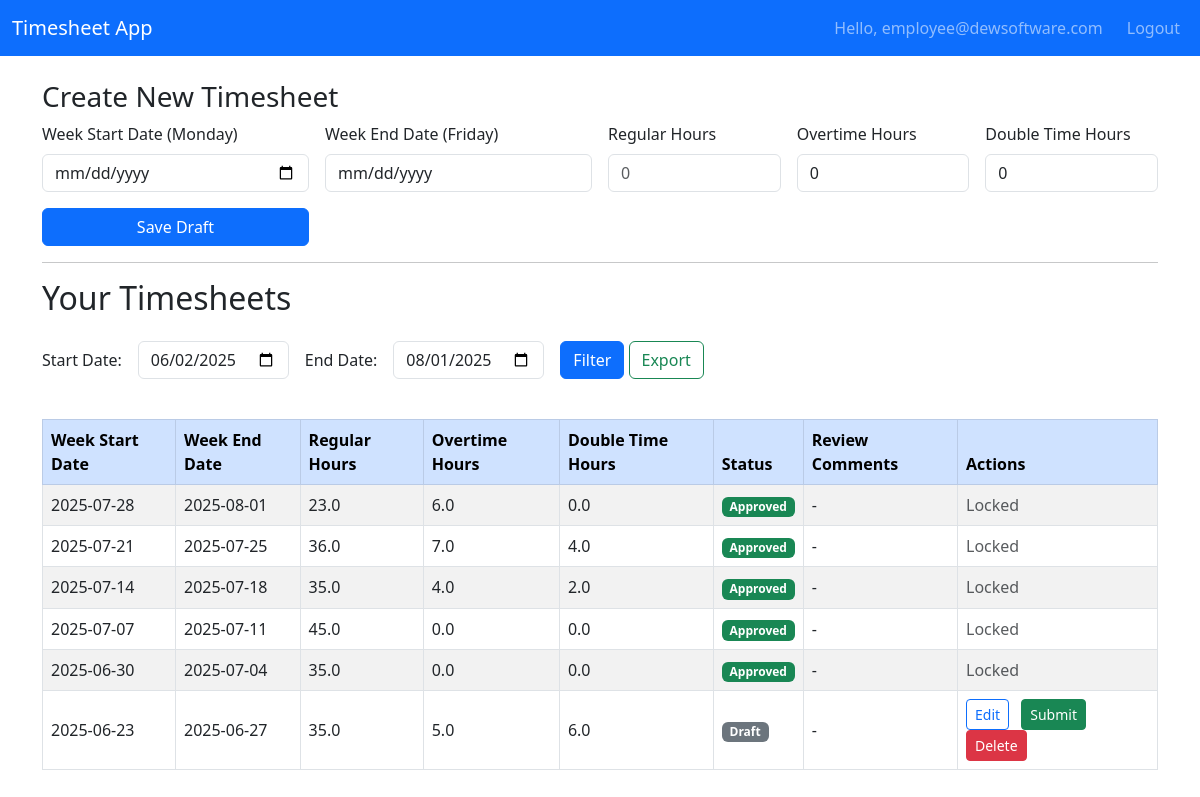
Screenshot of / (signed in) with the database file from the repository.
### app.py (models this page shows)
class Timesheet(db.Model):
    __tablename__ = 'timesheet'  # explicitly set table name to lowercase
    id = db.Column(db.Integer, primary_key=True)
    user_id = db.Column(db.Integer, db.ForeignKey('user.id'), nullable=False)  # must match 'user' table name
    week_start = db.Column(db.String(10), nullable=False)
    week_end = db.Column(db.String(10), nullable=False)
    regular_hours = db.Column(db.Float, nullable=False)
    overtime_hours = db.Column(db.Float, nullable=False)
    doubletime_hours = db.Column(db.Float, nullable=False)
    status = db.Column(db.String(20), default='draft')
    submitted_by = db.Column(db.String(120), nullable=False)
    rejection_comments = db.Column(db.Text, nullable=True)
    user = db.relationship('User', backref=db.backref('timesheets', lazy=True))

### app.py (the view)
@app.route('/', methods=['GET'])
@login_required
def index():
    user = User.query.get(session['user_id'])
    if user.role == 'manager':
        return redirect(url_for('manager_dashboard'))
    today = date.today()
    today_str = today.isoformat()
    default_end_date = today
    default_start_date = today - timedelta(days=60)  # last 60 days includes today + 59 days before
    start_date_str = request.args.get('start_date', default_start_date.isoformat())
    end_date_str = request.args.get('end_date', default_end_date.isoformat())
    try:
        start_date = datetime.strptime(start_date_str, '%Y-%m-%d').date()
    except ValueError:
        start_date = default_start_date
    try:
        end_date = datetime.strptime(end_date_str, '%Y-%m-%d').date()
    except ValueError:
        end_date = default_end_date
    try:
        current_page = int(request.args.get('page', 1))
        if current_page < 1:
            current_page = 1
    except ValueError:
        current_page = 1
    per_page = 10
    query = Timesheet.query.filter(
        Timesheet.submitted_by == user.username,
        Timesheet.week_start >= start_date.isoformat(),
        Timesheet.week_end <= end_date.isoformat()
    ).order_by(Timesheet.week_start.desc())
    total = query.count()
    total_pages = ceil(total / per_page)
    timesheets = query.offset((current_page - 1) * per_page).limit(per_page).all()
    return render_template(
        'index.html',
        timesheets=timesheets,
        default_start_date=start_date.isoformat(),
        default_end_date=end_date.isoformat(),
        current_page=current_page,
        total_pages=total_pages,
        today=today_str  # for max date in inputs
    )

### app.py (called while the page is built)
def login_required(f):
    @wraps(f)
    def wrapped(*args, **kwargs):
        if 'user_id' not in session:
            flash('Login', 'Success')
            return redirect(url_for('login'))
        return f(*args, **kwargs)
    return wrapped

### templates/index.html (shortened to what this page needs)
<!DOCTYPE html>
<html lang="en">
<head>
  <link href="https://cdn.jsdelivr.net/npm/bootstrap@5.3.0/dist/css/bootstrap.min.css" rel="stylesheet" />
</head>
<body>
  <nav class="navbar navbar-expand-lg navbar-dark bg-primary">
    <div class="container-fluid">
      <a class="navbar-brand" href="#">Timesheet App</a>
      <div class="collapse navbar-collapse justify-content-end">
        <ul class="navbar-nav">
          <li class="nav-item">
            <span class="nav-link">Hello, {{ session.username }}</span>
          </li>
          <li class="nav-item">
            <a class="nav-link btn btn-outline-light btn-sm ms-2" href="{{ url_for('logout') }}">Logout</a>
          </li>
        </ul>
      </div>
    </div>
  </nav>
  <div class="container my-4">
    <h3>Create New Timesheet</h3>
    <form action="{{ url_for('new_timesheet') }}" method="post" class="row g-3 needs-validation" novalidate>
      <div class="col-md-3">
        <label for="week_start" class="form-label">Week Start Date (Monday)</label>
        <input type="date" class="form-control" id="week_start" name="week_start" required />
      </div>
      <div class="col-md-3">
        <label for="week_end" class="form-label">Week End Date (Friday)</label>
        <input type="date" class="form-control" id="week_end" name="week_end" readonly />
      </div>
      <div class="col-md-2">
        <label for="regular_hours" class="form-label">Regular Hours</label>
        <input type="number" step="0.1" min="0" class="form-control" id="regular_hours" name="regular_hours" placeholder="0" required />
      </div>
      <div class="col-md-2">
        <label for="overtime_hours" class="form-label">Overtime Hours</label>
        <input type="number" step="0.1" min="0" class="form-control" id="overtime_hours" name="overtime_hours" value="0" />
      </div>
      <div class="col-md-2">
        <label for="doubletime_hours" class="form-label">Double Time Hours</label>
        <input type="number" step="0.1" min="0" class="form-control" id="doubletime_hours" name="doubletime_hours" value="0" />
      </div>
      <div class="col-md-3 d-flex align-items-end">
        <button type="submit" class="btn btn-primary w-100">Save Draft</button>
      </div>
    </form>
    <hr class="my-3" />
    <h2 class="mb-4">Your Timesheets</h2>
    <form method="get" class="row g-3 align-items-center mb-3">
      <div class="col-auto">
        <label for="start_date" class="col-form-label">Start Date:</label>
      </div>
      <div class="col-auto">
        <input type="date" class="form-control" id="start_date" name="start_date" value="{{ request.args.get('start_date', default_start_date) }}" max="{{ today }}">
      </div>
      <div class="col-auto">
        <label for="end_date" class="col-form-label">End Date:</label>
      </div>
      <div class="col-auto">
        <input type="date" class="form-control" id="end_date" name="end_date" value="{{ request.args.get('end_date', default_end_date) }}" max="{{ today }}">
      </div>
      <div class="col-auto">
        <button type="submit" class="btn btn-primary">Filter</button>
        <a href="{{ url_for('export_timesheets', start_date=request.args.get('start_date', default_start_date), end_date=request.args.get('end_date', default_end_date)) }}" target="_blank" class="btn btn-outline-success">Export</a>
      </div>
    </form>
    <br class="my-4" />
    <table class="table table-striped table-bordered align-middle">
      <thead class="table-primary">
        <tr>
          <th>Week Start Date</th>
          <th>Week End Date</th>
          <th>Regular Hours</th>
          <th>Overtime Hours</th>
          <th>Double Time Hours</th>
          <th>Status</th>
          <th>Review Comments</th>
          <th style="width: 200px;">Actions</th>
        </tr>
      </thead>
      <tbody>
        {% for ts in timesheets %}
          <tr>
            <td>{{ ts.week_start }}</td>
            <td>{{ ts.week_end }}</td>
            <td>{{ ts.regular_hours }}</td>
            <td>{{ ts.overtime_hours }}</td>
            <td>{{ ts.doubletime_hours }}</td>
            <td>
              {% if ts.status == 'draft' %}
                <span class="badge bg-secondary">Draft</span>
              {% elif ts.status == 'submitted' %}
                <span class="badge bg-warning text-dark">Submitted</span>
              {% elif ts.status == 'approved' %}
                <span class="badge bg-success">Approved</span>
              {% elif ts.status == 'rejected' %}
                <span class="badge bg-danger" title="{{ ts.rejection_comments }}">{{ ts.status.capitalize() }}</span>
              {% endif %}
            </td>
            <td>
              {% if ts.rejection_comments %}
                {{ ts.rejection_comments }}
              {% else %}
                -
              {% endif %}
            </td>
            <td>
              {% if ts.status != 'approved' %}
                <a href="{{ url_for('edit_timesheet', ts_id=ts.id) }}" class="btn btn-sm btn-outline-primary me-2">Edit</a>
                {% if ts.status != 'rejected' %}
                  {% if ts.status != 'submitted' %}
                    <form action="{{ url_for('submit_timesheet', ts_id=ts.id) }}" method="post" class="d-inline">
                      <button type="submit" class="btn btn-sm btn-success">Submit</button>
                    </form>
                    <form action="{{ url_for('delete_timesheet', ts_id=ts.id) }}" method="post" class="d-inline">
                      <button type="submit" class="btn btn-sm btn-danger">Delete</button>
                    </form>
                  {% endif %}
                {% endif %}
              {% else %}
                <span class="text-muted">Locked</span>
              {% endif %}
            </td>
          </tr>
        {% else %}
          <tr><td colspan="8" class="text-center">No timesheets found for selected dates.</td></tr>
        {% endfor %}
      </tbody>
    </table>
  </div>
  <div class="position-fixed bottom-0 end-0 p-3" style="z-index: 1100">
  </div>
</body>
</html>

### rows the page displays
Timesheet: week_start "2025-07-28", week_end "2025-08-01", regular_hours "23.0", overtime_hours "6.0", doubletime_hours "0.0", status "Approved"
Timesheet: week_start "2025-07-21", week_end "2025-07-25", regular_hours "36.0", overtime_hours "7.0", doubletime_hours "4.0", status "Approved"
Timesheet: week_start "2025-07-14", week_end "2025-07-18", regular_hours "35.0", overtime_hours "4.0", doubletime_hours "2.0", status "Approved"
Timesheet: week_start "2025-07-07", week_end "2025-07-11", regular_hours "45.0", overtime_hours "0.0", doubletime_hours "0.0", status "Approved"
Timesheet: week_start "2025-06-30", week_end "2025-07-04", regular_hours "35.0", overtime_hours "0.0", doubletime_hours "0.0", status "Approved"
Timesheet: week_start "2025-06-23", week_end "2025-06-27", regular_hours "35.0", overtime_hours "5.0", doubletime_hours "6.0", status "Draft"

### other values shown
{{ session.username }} "employee@dewsoftware.com"
